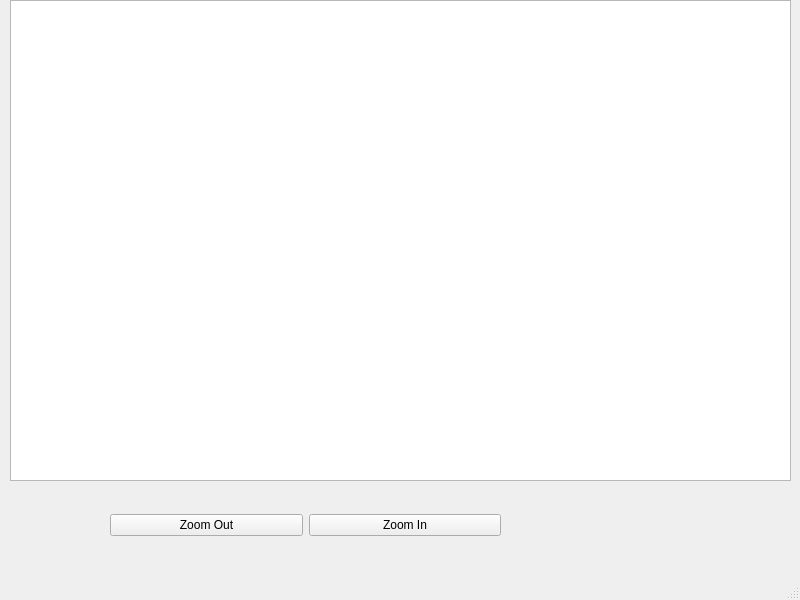
<?xml version="1.0" encoding="UTF-8"?>
<ui version="4.0">
 <class>MainWindow</class>
 <widget class="QMainWindow" name="MainWindow">
  <property name="geometry">
   <rect>
    <x>0</x>
    <y>0</y>
    <width>800</width>
    <height>600</height>
   </rect>
  </property>
  <property name="windowTitle">
   <string>MainWindow</string>
  </property>
  <widget class="QWidget" name="centralwidget">
   <widget class="StockGraphicsView" name="graphicsView">
    <property name="geometry">
     <rect>
      <x>10</x>
      <y>0</y>
      <width>781</width>
      <height>481</height>
     </rect>
    </property>
   </widget>
   <widget class="QWidget" name="layoutWidget">
    <property name="geometry">
     <rect>
      <x>110</x>
      <y>500</y>
      <width>391</width>
      <height>51</height>
     </rect>
    </property>
    <layout class="QHBoxLayout" name="horizontalLayout">
     <item>
      <widget class="QPushButton" name="pushButton">
       <property name="text">
        <string>Zoom Out</string>
       </property>
      </widget>
     </item>
     <item>
      <widget class="QPushButton" name="pushButton_2">
       <property name="text">
        <string>Zoom In</string>
       </property>
      </widget>
     </item>
    </layout>
   </widget>
  </widget>
  <widget class="QMenuBar" name="menubar">
   <property name="geometry">
    <rect>
     <x>0</x>
     <y>0</y>
     <width>800</width>
     <height>22</height>
    </rect>
   </property>
  </widget>
  <widget class="QStatusBar" name="statusbar"/>
 </widget>
 <customwidgets>
  <customwidget>
   <class>StockGraphicsView</class>
   <extends>QGraphicsView</extends>
   <header>stockgraphicsview.h</header>
  </customwidget>
 </customwidgets>
 <resources/>
 <connections/>
</ui>
